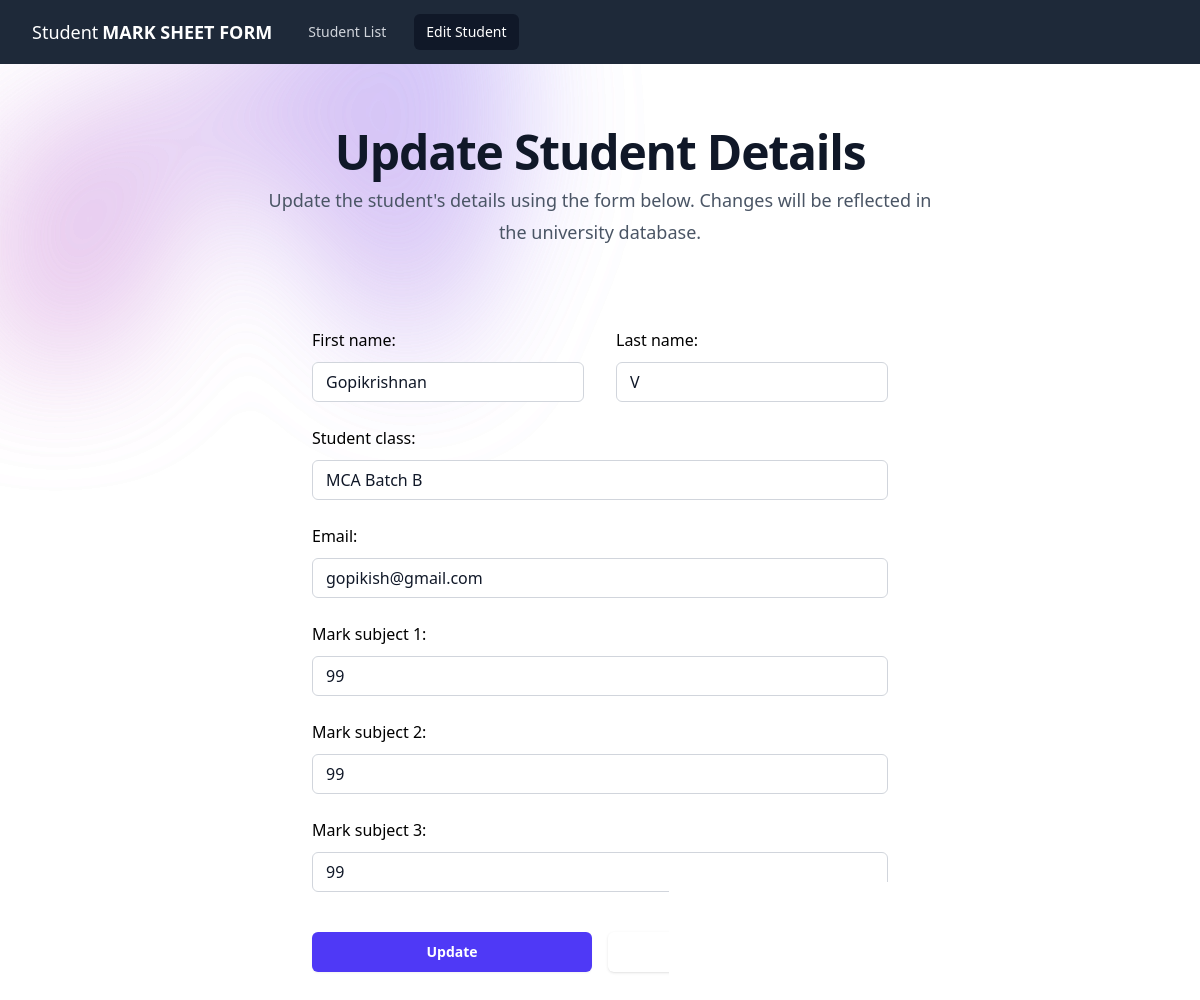
/update-student-details/12, run on the app's committed database.
### base/models.py (models this page shows, shortened)
class Student(models.Model):
    first_name = models.CharField(max_length=200)
    last_name = models.CharField(max_length=200)
    student_class = models.CharField(max_length=200)
    email = models.EmailField(unique=True)
    mark_subject_1 = models.IntegerField()
    mark_subject_2 = models.IntegerField()
    mark_subject_3 = models.IntegerField()
    total_mark = models.IntegerField(editable=False)

### base/views.py (the view)
# urls.py: path('update-student-details/<str:pk>', views.update_student, name="update_student"),
def update_student(request, pk):
    student_details = Student.objects.get(id=pk)
    context = {
        "student_list_class": "rounded-md px-3 py-2 text-sm font-medium text-gray-300 hover:bg-gray-700 hover:text-white",
        "add_student_class": "rounded-md bg-gray-900 px-3 py-2 text-sm font-medium text-white",
        "edit_or_add": "Edit Student",
        "heading": "Update Student Details",
        "sub_heading": "Update the student's details using the form below. Changes will be reflected in the university database.",
        "form": StudentDetailsForm(instance=student_details),
    }
    if request.method == "POST":
        form = StudentDetailsForm(request.POST, instance=student_details)
        if form.is_valid():
            form.save()
            return redirect("list_student")
    return render(request, "base/student_form.html", context)

### base/form.py (shortened to what this page needs)
class StudentDetailsForm(ModelForm):
    class Meta:
        model = Student
        fields = ["first_name", "last_name", "student_class", "email", "mark_subject_1", "mark_subject_2", "mark_subject_3"]
        tailwind_classes = "block w-full rounded-md bg-white px-3.5 py-2 text-base text-gray-900 outline-1 -outline-offset-1 outline-gray-300 placeholder:text-gray-400 focus:outline-2 focus:-outline-offset-2 focus:outline-indigo-600"
        widgets = {
            "first_name": forms.TextInput(attrs={"class": tailwind_classes}),
            "last_name": forms.TextInput(attrs={"class": tailwind_classes}),
            "student_class": forms.TextInput(attrs={"class": tailwind_classes}),
            "email": forms.EmailInput(attrs={"class": tailwind_classes}),
            "mark_subject_1": forms.NumberInput(attrs={"class": tailwind_classes, "max": 100, "min": 0}),
            "mark_subject_2": forms.NumberInput(attrs={"class": tailwind_classes, "max": 100, "min": 0}),
            "mark_subject_3": forms.NumberInput(attrs={"class": tailwind_classes, "max": 100, "min": 0}),
        }

### base/templates/base/student_form.html (shortened to what this page needs)
{% extends 'base.html' %}
{% block navbar %}
    {% include 'navbar.html' with student_list_class=student_list_class add_student_class=add_student_class edit_or_add=edit_or_add %}
{% endblock navbar %}
{% block content %}
<div class="px-6 py-0 sm:py-0 lg:px-8">
    <div class="absolute inset-x-0 top-[-10rem] -z-10 transform-gpu overflow-hidden blur-3xl sm:top-[-20rem]" aria-hidden="true">
      <div class="relative left-1/2 -z-10 aspect-1155/678 w-[36.125rem] max-w-none -translate-x-1/2 rotate-[30deg] bg-linear-to-tr from-[#ff80b5] to-[#9089fc] opacity-30 sm:left-[calc(50%-40rem)] sm:w-[72.1875rem]" style="clip-path: polygon(74.1% 44.1%, 100% 61.6%, 97.5% 26.9%, 85.5% 0.1%, 80.7% 2%, 72.5% 32.5%, 60.2% 62.4%, 52.4% 68.1%, 47.5% 58.3%, 45.2% 34.5%, 27.5% 76.7%, 0.1% 64.9%, 17.9% 100%, 27.6% 76.8%, 76.1% 97.7%, 74.1% 44.1%)"></div>
    </div>
    <div class="mx-auto max-w-2xl text-center">
      <h2 class="text-4xl font-semibold tracking-tight text-balance text-gray-900 sm:text-5xl">{{ heading }}</h2>
      <p class="mt-2 text-lg/8 text-gray-600">{{ sub_heading }}</p>
    </div>
    <form action="#" method="POST" class="mx-auto mt-16 max-w-xl sm:mt-20">
        <div class="grid grid-cols-1 gap-x-8 gap-y-6 sm:grid-cols-2">
            <div>
            {{ form.first_name.label_tag }}
            <div class="mt-2.5">
                {{ form.first_name }}
            </div>
            </div>
            <div>
                {{ form.last_name.label_tag }}
                <div class="mt-2.5">
                    {{ form.last_name }}
                </div>
            </div>
            <div class="sm:col-span-2">
                {{ form.student_class.label_tag }}
                <div class="mt-2.5">
                    {{ form.student_class }}
                </div>
            </div>
            <div class="sm:col-span-2">
                {{ form.email.label_tag }}
                <div class="mt-2.5">
                    {{ form.email }}
                </div>
            </div>
            <div class="sm:col-span-2">
                {{ form.mark_subject_1.label_tag }}
                <div class="mt-2.5">
                    {{ form.mark_subject_1 }}
                </div>
            </div>
            <div class="sm:col-span-2">
                {{ form.mark_subject_2.label_tag }}
                <div class="mt-2.5">
                    {{ form.mark_subject_2 }}
                </div>
            </div>
            <div class="sm:col-span-2">
                {{ form.mark_subject_3.label_tag }}
                <div class="mt-2.5">
                    {{ form.mark_subject_3 }}
                </div>
            </div>
        </div>
        <div class="mt-10 flex space-x-4">
            <button type="submit" class="w-1/2 rounded-md bg-indigo-600 px-3.5 py-2.5 text-center text-sm font-semibold text-white shadow-xs hover:bg-indigo-500 cursor-pointer focus-visible:outline-2 focus-visible:outline-offset-2 focus-visible:outline-indigo-600">
                {% if "update-student-details" in request.path %}
                    Update
                {% else %}
                    Add
                {% endif %}
            </button>
            <a href="{% url 'list_student' %}" class="w-1/2 rounded-md bg-white-600 px-3.5 py-2.5 text-center text-sm font-semibold text-black shadow-sm hover:text-red-500 cursor-pointer focus-visible:outline-2 focus-visible:outline-offset-2 focus-visible:outline-red-600">Cancel</a>
        </div>
    </form>
  </div>
{% endblock content %}

### data on the page
Student: first_name "Gopikrishnan", last_name "V", student_class "MCA Batch B", email "gopikish@gmail.com", mark_subject_1 "99", mark_subject_2 "99", mark_subject_3 "99"

### other printed values
{{ edit_or_add }} "Edit Student"
{{ heading }} "Update Student Details"
{{ sub_heading }} "Update the student's details using the form below. Changes will be reflected in the university database."
